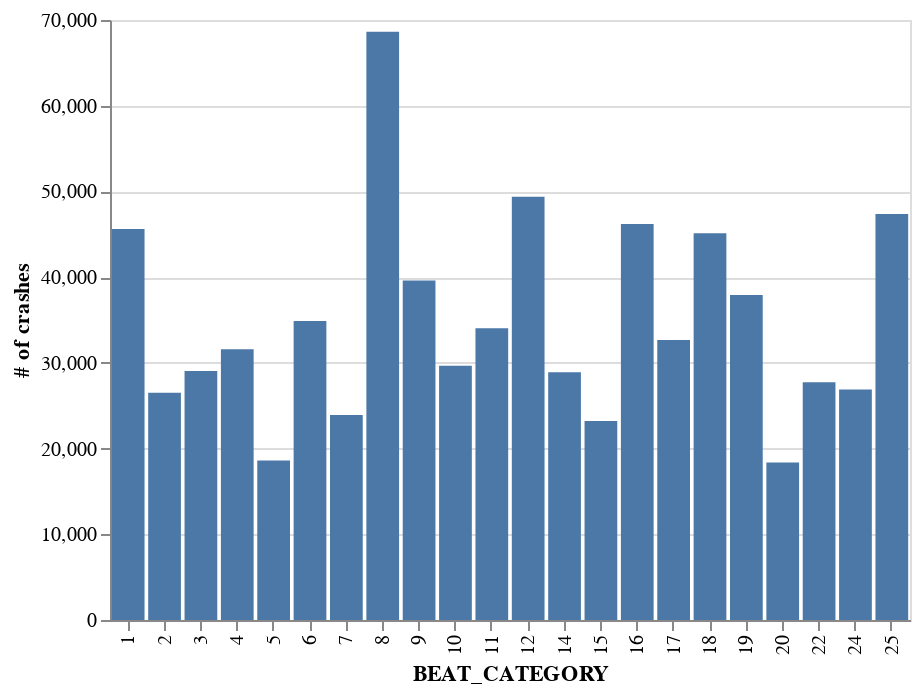

The notebook cell saved with this chart:
### Markdown cell above
## Question 2
- Chicago is divided into different divisions called beats of occurences, we group beats to form beat categories and find the accidents occuring in each of them
- Are there any beats that have substantially more crashes than others in Chicago ?
- Are there any beats to be avoided during national holidays and which ones are safe ?

More exploratory analysis was done in this notebook: https://drive.google.com/file/d/1Ep01v8Xd7l-vO_5y5ajaWLxU1M4oamxD/view?usp=drive_link

### Code cell
#plot to find the beats with most accidents
# Calculate the count of each BEAT_CATEGORY
beat_counts = df['BEAT_CATEGORY'].value_counts().reset_index()
beat_counts.columns = ['BEAT_CATEGORY', '# of crashes over the years']

# Sort the DataFrame by count in descending order
beat_counts['# of crashes over the years'] = beat_counts['# of crashes over the years'].astype(int)
beat_counts = beat_counts.sort_values(by='# of crashes over the years', ascending=False)

beat_counts = beat_counts[~beat_counts['BEAT_CATEGORY'].isin([0,61])]

# Create a bar chart using Altair
chart = alt.Chart(beat_counts).mark_bar().encode(
    x=alt.X('BEAT_CATEGORY:N', sort='x', title='BEAT_CATEGORY'),
    y=alt.Y('# of crashes over the years:Q', title='# of crashes'),
    tooltip=['BEAT_CATEGORY:N', '# of crashes over the years:Q']
).properties(
    width=400
)

# Show the chart
chart

### Figure 1 — Vega-Lite specification as saved in the notebook (floating-point values rounded to 4 significant figures)
{"config": {"view": {"continuousWidth": 300, "continuousHeight": 300}}, "data": {"name": "data-312dd91bd26098321c1fb419843cf261"}, "mark": {"type": "bar"}, "encoding": {"tooltip": [{"field": "BEAT_CATEGORY", "type": "nominal"}, {"field": "# of crashes over the years", "type": "quantitative"}], "x": {"field": "BEAT_CATEGORY", "sort": "x", "title": "BEAT_CATEGORY", "type": "nominal"}, "y": {"field": "# of crashes over the years", "title": "# of crashes", "type": "quantitative"}}, "width": 400, "$schema": "https://vega.github.io/schema/vega-lite/v5.14.1.json", "datasets": {"data-312dd91bd26098321c1fb419843cf261": [{"BEAT_CATEGORY": 8, "# of crashes over the years": 68637}, {"BEAT_CATEGORY": 12, "# of crashes over the years": 49371}, {"BEAT_CATEGORY": 25, "# of crashes over the years": 47378}, {"BEAT_CATEGORY": 16, "# of crashes over the years": 46202}, {"BEAT_CATEGORY": 1, "# of crashes over the years": 45611}, {"BEAT_CATEGORY": 18, "# of crashes over the years": 45118}, {"BEAT_CATEGORY": 9, "# of crashes over the years": 39622}, {"BEAT_CATEGORY": 19, "# of crashes over the years": 37912}, {"BEAT_CATEGORY": 6, "# of crashes over the years": 34874}, {"BEAT_CATEGORY": 11, "# of crashes over the years": 34023}, {"BEAT_CATEGORY": 17, "# of crashes over the years": 32672}, {"BEAT_CATEGORY": 4, "# of crashes over the years": 31591}, {"BEAT_CATEGORY": 10, "# of crashes over the years": 29655}, {"BEAT_CATEGORY": 3, "# of crashes over the years": 29058}, {"BEAT_CATEGORY": 14, "# of crashes over the years": 28909}, {"BEAT_CATEGORY": 22, "# of crashes over the years": 27728}, {"BEAT_CATEGORY": 24, "# of crashes over the years": 26891}, {"BEAT_CATEGORY": 2, "# of crashes over the years": 26524}, {"BEAT_CATEGORY": 7, "# of crashes over the years": 23931}, {"BEAT_CATEGORY": 15, "# of crashes over the years": 23203}, {"BEAT_CATEGORY": 5, "# of crashes over the years": 18611}, {"BEAT_CATEGORY": 20, "# of crashes over the years": 18364}]}}
